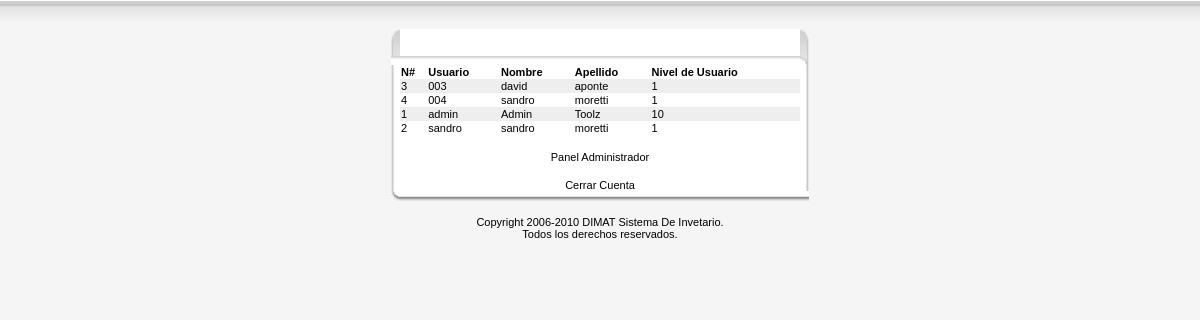
Page /?ir=link&url=list_user.php (signed in) on the committed database.
### tables this page shows
CREATE TABLE IF NOT EXISTS `user` (
  `ID_user` int(10) unsigned NOT NULL AUTO_INCREMENT,
  `usuario` varchar(45) NOT NULL,
  `password` varchar(45) NOT NULL,
  `nombre` varchar(45) NOT NULL,
  `apellido` varchar(45) NOT NULL,
  `permiso` varchar(2) NOT NULL,
  PRIMARY KEY (`ID_user`)
);

### list_user.php (the view, shortened to what this page needs)
<table width="400" border="0" cellspacing="0">
<td class="normalTextFormElementBlanco"><b>N#</b></td>
<td class="normalTextFormElementBlanco"><b>Usuario</b></td>
<td class="normalTextFormElementBlanco"><b>Nombre</b></td>
<td class="normalTextFormElementBlanco"><b>Apellido</b></td>
<td class="normalTextFormElementBlanco"><b>Nivel de Usuario</b></td>
<?php
 $RegistrosAMostrar=10;
 if(isset($_GET['pag'])){
  $RegistrosAEmpezar=($_GET['pag']-1)*$RegistrosAMostrar;
  $PagAct=$_GET['pag'];
 }else{
  $RegistrosAEmpezar=0;
 }
 $Resultado=mysql_query("SELECT ID_user, usuario, nombre, apellido, permiso FROM user order by usuario LIMIT $RegistrosAEmpezar, $RegistrosAMostrar",$conexion);
 while($row=mysql_fetch_array($Resultado)){
?>
<tr
<?php if($colorfila==0){?>
class="normalTextFormElement"
    <?php $colorfila=1; }else{ ?>
class="normalTextFormElementBlanco"
<?php $colorfila=0; } ?>">
<td><?php echo $row[0]; ?></td>
<td><?php echo $row[1]; ?></td>
<td><?php echo $row[2]; ?></td>
<td><?php echo $row[3]; ?></td>
<td><?php echo $row[4]; ?></td>
		 <?php  }?>
</table>

### index.php (shortened to what this page needs)
<html>
<head>
<link type="text/css" rel="stylesheet" href="css/stylesheet.css">
<link type="text/css" href="../css/custom-theme/jquery-ui-1.8.1.custom.css" rel="stylesheet" />
<link type="text/css" rel="stylesheet" href="css/style.css">
</head>
<body class="windowParameters">
<table background="imgs/breadCrumb_25.jpg" cellspacing="0" cellpadding="0" border="0" width="100%">
<tr>
<td><img alt="" height="25" src="imgs/breadCrumb_L.jpg" width="4"></td><td valign="bottom" width="100%">&nbsp;</td><td><img alt="" height="25" src="imgs/breadCrumb_R.jpg"></td>
</tr>
</table>
<table cellpadding="4" cellspacing="0" border="0" align="center" width="400">
<tr valign="top">
<td width="100%">
<table bgcolor="#FFFFFF" cellspacing="0" cellpadding="0" border="0" width="100%">
<tr>
<td>
<table class="sectionTitle" cellspacing="0" cellpadding="0" border="0" width="100%">
<tr>
<td><img alt="" src="imgs/frame_Menu_TL1.jpg"></td>
<td width="100%"><?php echo $titulo_caj ?></td>
<td><img alt="" src="imgs/frame_Menu_TR1.jpg"></td>
</tr>
</table>
</td>
</tr>
<tr>
<td>
<table cellspacing="0" cellpadding="0" border="0" width="100%">
<tr>
<td background="imgs/frame_content_TM2.jpg" width="100%"><img src="imgs/frame_content_TM2.jpg" alt=""></td><td background="imgs/frame_content_TR2.jpg" valign="top"><img alt="" src="imgs/frame_content_TR2.jpg"></td>
</tr>
</table>
</td>
</tr>
<tr>
<td>
<table bgcolor="#FFFFFF" cellspacing="0" cellpadding="0" border="0" width="100%">
  <tr>
    <td background="imgs/frame_Menu_MLWhite.jpg"><img alt="" src="imgs/frame_Menu_MLWhite.jpg"></td>
    <td width="100%" align="center"><p>
    <?php
$i = $_GET["ir"];
$ancla = $_GET['url'];
if(file_exists($ancla)){
	switch ($i) {
		case link:
		   include "$ancla";
			break;
	}
}else{
	include 'error.php';
}
?>
</p>
      <p><?php if($_SESSION['permiso']=='10'){
		  ?>
		   <a href="?ir=link&url=panel_admin.php" class="textLinks_noUnderline">Panel Administrador</a>
		   <?php } ?></p>
           <p><?php if($_SESSION['nombre']<>''){
		  ?>
		   <a href="?log=off" class="textLinks_noUnderline">Cerrar Cuenta</a>
		   <?php } ?></p></td>
    <td background="imgs/frame_Menu_MRWhite.jpg"><img alt="" src="imgs/frame_Menu_MRWhite.jpg"></td>
  </tr>
</table>
</td>
</tr>
<tr>
<td>
<table bgcolor="#FFFFFF" background="imgs/frame_BM.jpg" cellspacing="0" cellpadding="0" border="0" width="100%">
<tr>
<td><img alt="" src="imgs/frame_BL.jpg"></td><td width="100%"><img src="imgs/frame_BM.jpg" alt=""></td><td><img alt="" src="imgs/frame_BR.jpg"></td>
</tr>
</table>
</td>
</tr>
</table>
</td>
</tr>
</table>
<p class="normalText" align="center">Copyright 2006-2010 DIMAT Sistema De Invetario.<br>
Todos los derechos reservados.</p>
</body>
</html>

### css/stylesheet.css (style rules this page uses)
A:link { font-family: Verdana, Arial, Helvetica, sans-serif; color: black; }
body { font-family: Verdana, Arial, Helvetica, sans-serif; font-size: 10pt; }

### css/style.css (style rules this page uses)
.textLinks_noUnderline { font-family: Verdana, Arial, Helvetica, sans-serif; font-size: 11px; font-style: normal; font-weight: normal; color: #000000; text-decoration: none; }
.windowParameters { border: 0px; margin-top:0px; margin-left:0px; margin-right:0px; background-color:#F5F5F5; }
.normalText { font-family: Verdana, Arial, Helvetica, sans-serif; font-size: 11px; color: #000000; }
.normalTextFormElement { font-family: Verdana, Arial, Helvetica, sans-serif; font-size: 11px; color: #000000; background-color:#EEEEEE }
.normalTextFormElementBlanco { font-family: Verdana, Arial, Helvetica, sans-serif; font-size: 11px; color: #000000; background-color:#FFFFFF }
.sectionTitle { font-family: Verdana, Arial, Helvetica, sans-serif; font-size: 14px; color: #000000; font-weight:bold; background-image: url(/imgs/frame_content_TM.jpg); }

### rows in the picture
user: ID_user "3", usuario "003", nombre "david", apellido "aponte", permiso "1"
user: ID_user "4", usuario "004", nombre "sandro", apellido "moretti", permiso "1"
user: ID_user "1", usuario "admin", nombre "Admin", apellido "Toolz", permiso "10"
user: ID_user "2", usuario "sandro", nombre "sandro", apellido "moretti", permiso "1"
